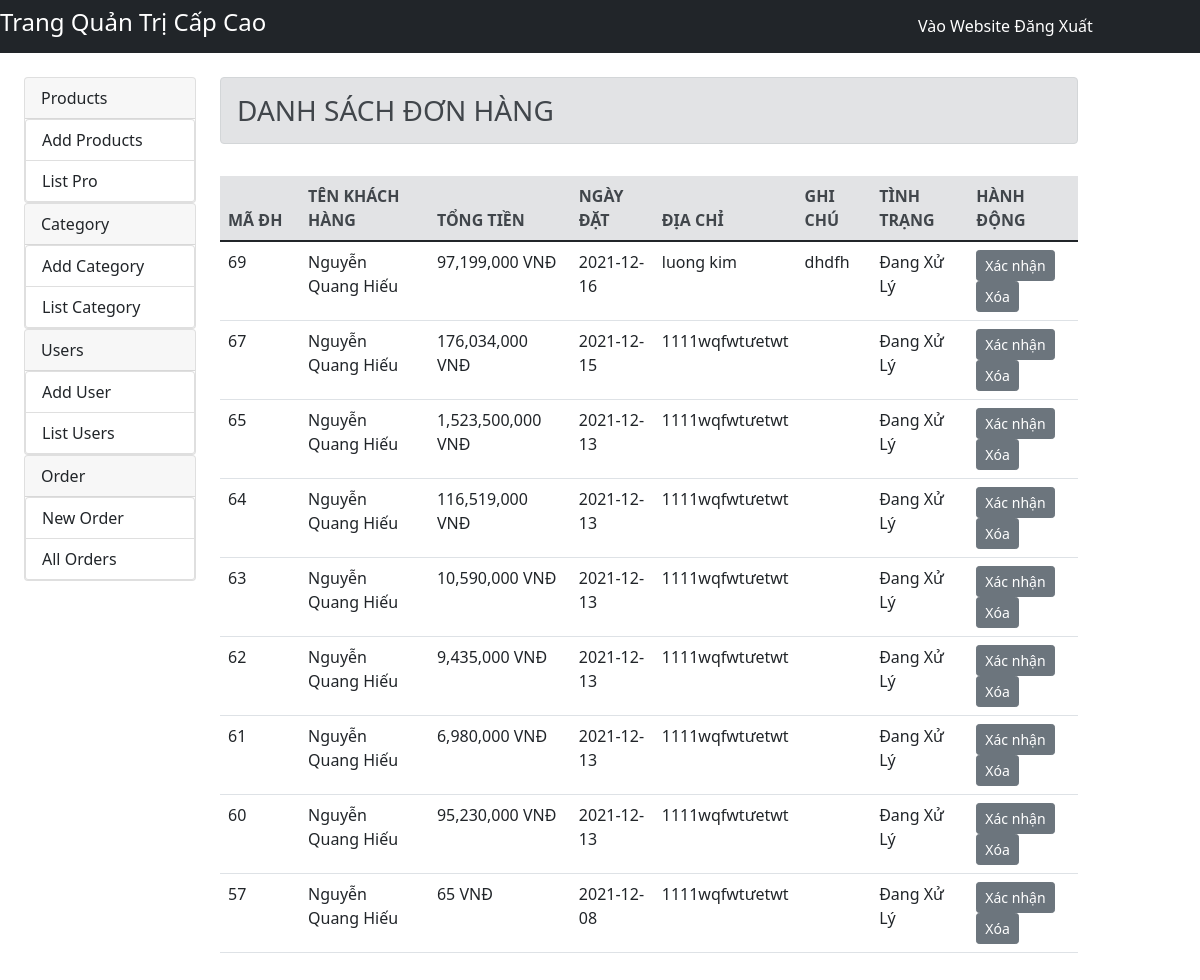
The app's page /?role=c_0&action=wait_orders (signed in) with its own data.
### tables this page shows
CREATE TABLE `orders` (
  `order_ID` int(10) NOT NULL,
  `order_total` float NOT NULL,
  `order_address` varchar(255) NOT NULL,
  `order_note` varchar(255) NOT NULL,
  `order_date` date NOT NULL,
  `order_status` int(10) NOT NULL COMMENT '1. Đang Xử Lý 2.Đang Giao Hàng 3. Đã giao hàng 4.Trả hàng 5.Đã hủy',
  `userID` int(10) NOT NULL
);

CREATE TABLE `users` (
  `userID` int(10) NOT NULL,
  `username` varchar(50) NOT NULL,
  `user_name` varchar(255) NOT NULL,
  `user_pass` varchar(255) NOT NULL,
  `user_email` varchar(255) NOT NULL,
  `user_phone` int(15) NOT NULL,
  `user_image` varchar(255) NOT NULL,
  `user_address` varchar(255) NOT NULL,
  `user_role` int(1) NOT NULL DEFAULT 0
);

### model/m_orders.php (called while the page is built, shortened)
<?php
class OrdersDB{
    public static function get_orders_waiting(){
        $db = Database::getDB();
		 $query = "SELECT * FROM orders Where order_status =1 order by order_ID DESC";
		 try {
		  $statement = $db->prepare($query);
		  $statement -> execute();
		  $result = $statement->fetchAll(PDO::FETCH_OBJ);
		  return $result;
		} catch (PDOException $e) {
		  $error = $e->getMessage();
		  echo "Lỗi: ".$error;
		  exit();
		}
    }
}
?>

### model/m_users.php (called while the page is built, shortened)
<?php
class userDB {
	public static function getUserById($ID){
		$db = Database::getDB();
		$query = "SELECT * FROM users WHERE userID=:ID ";
		try {
			$statement = $db->prepare($query);
			$statement->bindValue(':ID',$ID);
			$statement->execute();
			$result = $statement->fetch(PDO::FETCH_OBJ);
			return $result;
		} catch (PDOException $e) {
			$error = $e->getMessage();
			echo "Lỗi: " . $error;
			exit();
		}
	}
}
?>

### view/admin_0/list_orders_confirm.php (the view, shortened to what this page needs)
<h3 class="alert alert-secondary">DANH SÁCH ĐƠN HÀNG</h3>
<table class="table">
<table class="table">
        <thead class="alert-secondary">
            <tr>
                <th style="width: 80px;">MÃ ĐH</th>
                <th>TÊN KHÁCH HÀNG</th>
                <th>TỔNG TIỀN</th>
                <th>NGÀY ĐẶT</th>
                <th>ĐỊA CHỈ</th>
                <th>GHI CHÚ</th>
                <th>TÌNH TRẠNG</th>
                <th>HÀNH ĐỘNG</th>
            </tr>
        </thead>
        <tbody>
        <?php
            foreach($orders as $key => $value):
                $user=userDB::getUserById($value-> userID);
        ?>
            <tr>
                <td><?php echo $value-> order_ID ?></td>
                <td><?php echo $user-> user_name ?></td>
                <td><?php echo number_format($value-> order_total)?> VNĐ</td>
                <td><?php echo $value-> order_date ?></td>
                <td><?php echo $value-> order_address?></td>
                <td><?php echo $value-> order_note?></td>
                <td><?php
                        if($value->order_status==1){
                            echo "Đang Xử Lý";
                        }else if($value->order_status==2){
                            echo "Đang Giao Hàng";
                        }
                    ?>
                </td>
                <td>
                    <a href=".?role=c_0&action=confirm_order&ID=<?php echo $value-> order_ID;?>" class="btn btn-secondary btn-sm">Xác nhận</a>
                    <a href="index.php?btn_delete&ma_dh=<?=$ma_dh?>" class="btn btn-secondary btn-sm">Xóa</a>
                </td>
            </tr>
        <?php
           endforeach;
        ?>
        </tbody>
</table>

### records on screen
orders: order_ID "69", userID.user_name "Nguyễn Quang Hiếu", order_total "97,199,000", order_date "2021-12-16", order_address "luong kim", order_note "dhdfh", order_status "Đang Xử Lý"
orders: order_ID "67", userID.user_name "Nguyễn Quang Hiếu", order_total "176,034,000", order_date "2021-12-15", order_address "1111wqfwtưetwt", order_status "Đang Xử Lý"
orders: order_ID "65", userID.user_name "Nguyễn Quang Hiếu", order_total "1,523,500,000", order_date "2021-12-13", order_address "1111wqfwtưetwt", order_status "Đang Xử Lý"
orders: order_ID "64", userID.user_name "Nguyễn Quang Hiếu", order_total "116,519,000", order_date "2021-12-13", order_address "1111wqfwtưetwt", order_status "Đang Xử Lý"
orders: order_ID "63", userID.user_name "Nguyễn Quang Hiếu", order_total "10,590,000", order_date "2021-12-13", order_address "1111wqfwtưetwt", order_status "Đang Xử Lý"
orders: order_ID "62", userID.user_name "Nguyễn Quang Hiếu", order_total "9,435,000", order_date "2021-12-13", order_address "1111wqfwtưetwt", order_status "Đang Xử Lý"
orders: order_ID "61", userID.user_name "Nguyễn Quang Hiếu", order_total "6,980,000", order_date "2021-12-13", order_address "1111wqfwtưetwt", order_status "Đang Xử Lý"
orders: order_ID "60", userID.user_name "Nguyễn Quang Hiếu", order_total "95,230,000", order_date "2021-12-13", order_address "1111wqfwtưetwt", order_status "Đang Xử Lý"
orders: order_ID "57", userID.user_name "Nguyễn Quang Hiếu", order_total "65", order_date "2021-12-08", order_address "1111wqfwtưetwt", order_status "Đang Xử Lý"
